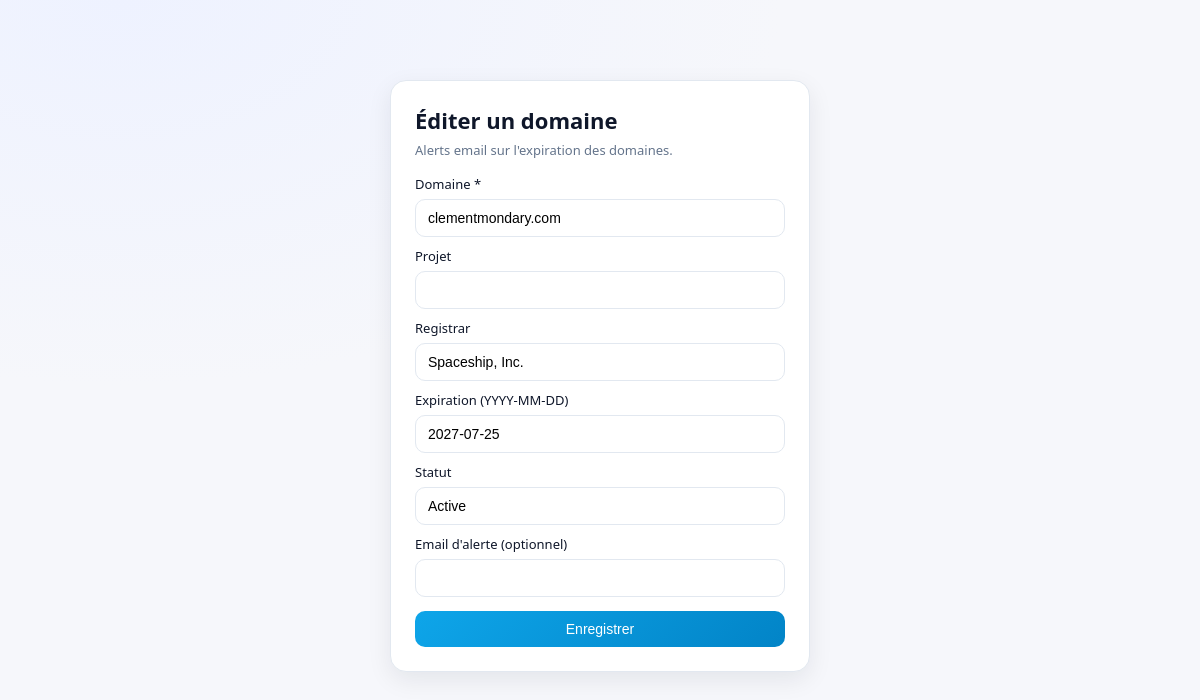
The app's page /edit.php?domain=clementmondary.com (signed in) with its own data.
### tables this page shows
CREATE TABLE domains (
            id INTEGER PRIMARY KEY AUTOINCREMENT,
            domain TEXT NOT NULL UNIQUE,
            project TEXT,
            registrar TEXT,
            expires TEXT,
            status TEXT,
            email TEXT
        );

### app/lib/db.php (called while the page is built, shortened)
<?php
function apply_settings(PDO $db, array $config): array {
    $defaults = [
        "site_name" => $config["site_name"],
        "email_to" => $config["email_to"],
        "email_from" => $config["email_from"],
        "mail_subject_prefix" => $config["mail_subject_prefix"],
        "alert_days" => $config["alert_days"],
        "language" => $config["language"] ?? "fr",
        "columns_visible" => json_encode(["domain", "registrar", "expiration", "days", "status", "email", "project"]),
    ];
    $rows = $db->query("SELECT key, value FROM settings")->fetchAll();
    $settings = [];
    foreach ($rows as $row) {
        $settings[$row["key"]] = $row["value"];
    }
    $config["site_name"] = $settings["site_name"] ?? $config["site_name"];
    $config["email_to"] = $settings["email_to"] ?? $config["email_to"];
    $config["email_from"] = $settings["email_from"] ?? $config["email_from"];
    $config["mail_subject_prefix"] = $settings["mail_subject_prefix"] ?? $config["mail_subject_prefix"];
    $config["language"] = $settings["language"] ?? ($config["language"] ?? "fr");
    if (!empty($settings["alert_days"])) {
        $decoded = json_decode($settings["alert_days"], true);
        if (is_array($decoded)) {
            $config["alert_days"] = array_values(array_map("intval", $decoded));
        }
    }
    if (!empty($settings["columns_visible"])) {
        $decoded = json_decode($settings["columns_visible"], true);
        if (is_array($decoded)) {
            $config["columns_visible"] = $decoded;
        }
    }
    return $config;
}

### app/lib/i18n.php (called while the page is built, shortened)
<?php
function t(string $key, array $vars = []): string {
    $translations = $GLOBALS["i18n"] ?? [];
    $text = $translations[$key] ?? $key;
    return $text;
}

### public/edit.php (the view, shortened to what this page needs)
<?php
$config = require __DIR__ . "/../config.php";
require_once __DIR__ . "/../app/lib/db.php";
require_once __DIR__ . "/../app/lib/i18n.php";
date_default_timezone_set($config["timezone"]);
$db = get_db($config);
$config = apply_settings($db, $config);
$domain_param = $_GET["domain"] ?? "";
$stmt = $db->prepare("SELECT * FROM domains WHERE domain = :d");
$stmt->execute([":d" => $domain_param]);
$row = $stmt->fetch();
?>
<!doctype html>
<html lang="<?php echo htmlspecialchars($config["language"] ?? "fr"); ?>">
  <head>
    <link rel="stylesheet" href="assets/style.css">
  </head>
  <body>
    <div class="container">
      <div class="auth-card">
        <div class="auth-title"><?php echo t("drawer_edit_title"); ?></div>
        <div class="auth-subtitle"><?php echo t("header_hint"); ?></div>
        <form method="post">
          <label class="auth-label" for="domain"><?php echo t("label_domain"); ?></label>
          <input class="auth-input" id="domain" name="domain" type="text" required value="<?php echo htmlspecialchars($row["domain"]); ?>">
          <label class="auth-label" for="project"><?php echo t("label_project"); ?></label>
          <input class="auth-input" id="project" name="project" type="text" value="<?php echo htmlspecialchars($row["project"] ?? ""); ?>">
          <label class="auth-label" for="registrar"><?php echo t("label_registrar"); ?></label>
          <input class="auth-input" id="registrar" name="registrar" type="text" value="<?php echo htmlspecialchars($row["registrar"] ?? ""); ?>">
          <label class="auth-label" for="expires"><?php echo t("label_expiration"); ?></label>
          <input class="auth-input" id="expires" name="expires" type="text" inputmode="numeric" maxlength="10" placeholder="YYYY-MM-DD" pattern="^\\d{4}-\\d{2}-\\d{2}$" title="YYYY-MM-DD" value="<?php echo htmlspecialchars($row["expires"] ?? ""); ?>">
          <label class="auth-label" for="status"><?php echo t("label_status"); ?></label>
          <input class="auth-input" id="status" name="status" type="text" value="<?php echo htmlspecialchars($row["status"] ?? "Active"); ?>">
          <label class="auth-label" for="email"><?php echo t("label_email"); ?></label>
          <input class="auth-input" id="email" name="email" type="email" value="<?php echo htmlspecialchars($row["email"] ?? ""); ?>">
          <button class="btn primary auth-button" type="submit"><?php echo t("save"); ?></button>
        </form>
      </div>
    </div>
  </body>
</html>

### public/assets/style.css (style rules this page uses)
:root { --bg: #f6f7fb; --card: #ffffff; --text: #0f172a; --muted: #64748b; --line: #e2e8f0; --primary: #0ea5e9; --primary-dark: #0284c7; --danger: #ef4444; --warn: #f59e0b; --ok: #10b981; --shadow: 0 8px 24px rgba(15, 23, 42, 0.08); }
* { box-sizing: border-box; }
body { margin: 0; font-family: "IBM Plex Sans", "Segoe UI", system-ui, -apple-system, sans-serif; background: radial-gradient(1200px 700px at 10% 0%, #eef2ff 0%, #f6f7fb 55%, #f6f7fb 100%); color: var(--text); }
.container { max-width: 1200px; margin: 24px auto 60px; padding: 0 24px; }
.select, .btn { background: #fff; border: 1px solid var(--line); border-radius: 10px; padding: 10px 12px; font-size: 14px; }
.btn.primary { background: linear-gradient(135deg, var(--primary), var(--primary-dark)); color: #fff; border: none; }
.auth-card { max-width: 420px; margin: 80px auto 0; background: var(--card); border: 1px solid var(--line); border-radius: 16px; padding: 24px; box-shadow: var(--shadow); }
.auth-title { font-size: 22px; font-weight: 700; }
.auth-subtitle { color: var(--muted); font-size: 13px; margin: 6px 0 16px; }
.auth-label { display: block; font-size: 13px; margin: 10px 0 6px; }
.auth-input { width: 100%; border: 1px solid var(--line); border-radius: 10px; padding: 10px 12px; font-size: 14px; }
.auth-button { width: 100%; margin-top: 14px; }

### records on screen
domains: domain "clementmondary.com", registrar "Spaceship, Inc.", expires "2027-07-25", status "Active"

### other values on screen
t("drawer_edit_title") "Éditer un domaine"
t("header_hint") "Alerts email sur l'expiration des domaines."
t("label_domain") "Domaine *"
t("label_project") "Projet"
t("label_registrar") "Registrar"
t("label_expiration") "Expiration (YYYY-MM-DD)"
t("label_status") "Statut"
t("label_email") "Email d'alerte (optionnel)"
t("save") "Enregistrer"
